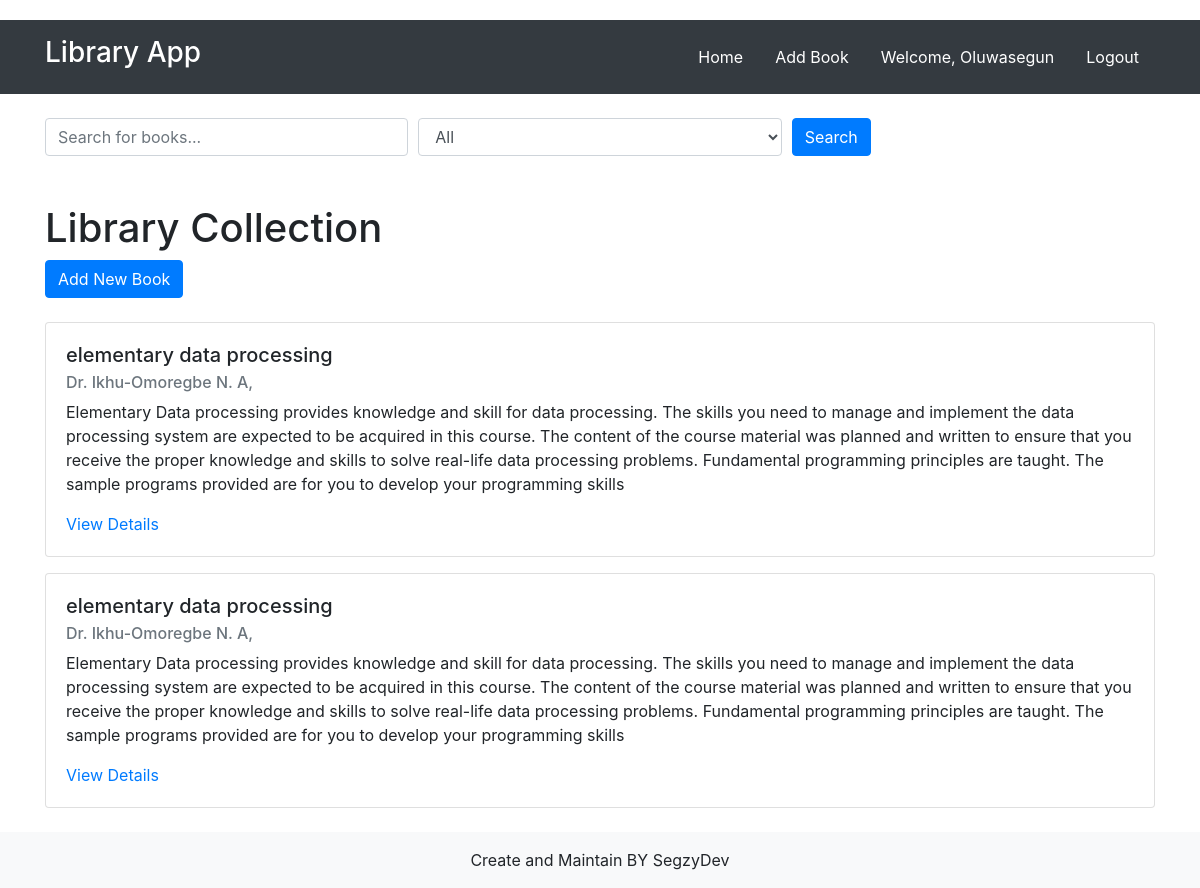
The page /index (signed in) on the database its author committed.
### app/models.py (models this page shows, shortened)
class User(db.Model, UserMixin):
    id = db.Column(db.Integer, primary_key=True)
    username = db.Column(db.String(20), unique=True, nullable=False)
    email = db.Column(db.String(120), unique=True, nullable=False)
    password_hash = db.Column(db.String(128), nullable=False)
    is_admin = db.Column(db.Boolean, default=False)

class Book(db.Model):
    id = db.Column(db.Integer, primary_key=True)
    title = db.Column(db.String(100), nullable=False)
    author = db.Column(db.String(100), nullable=False)
    description = db.Column(db.Text, nullable=True)
    genre = db.Column(db.String(50), nullable=True)

### app/routes.py (the view)
@app.route('/')
@app.route('/index')
def index():
    books = Book.query.all()
    return render_template('index.html', books=books)

### app/routes.py (called while the page is built)
@login_manager.user_loader
def load_user(user_id):
    return User.query.get(int(user_id))

### app/templates/index.html (shortened to what this page needs)
{% extends 'layout.html' %}
{% block content %}
<form method="POST" action="{{ url_for('search') }}">
    <div class="form-row">
        <div class="col">
            <input type="text" class="form-control" name="query" placeholder="Search for books...">
        </div>
        <div class="col">
            <select class="form-control" name="filter_by">
                <option value="">All</option>
            </select>
        </div>
        <div class="col">
            <button type="submit" class="btn btn-primary">Search</button>
        </div>
    </div>
</form>
<h1 class="mt-5">Library Collection</h1>
<a href="{{ url_for('add_book') }}" class="btn btn-primary">Add New Book</a>
<div class="mt-4">
    {% for book in books %}
    <div class="card mb-3">
        <div class="card-body">
            <h5 class="card-title">{{ book.title }}</h5>
            <h6 class="card-subtitle mb-2 text-muted">{{ book.author }}</h6>
            <p class="card-text">{{ book.description }}</p>
            <a href="{{ url_for('book_detail', book_id=book.id) }}" class="card-link">View Details</a>
        </div>
    </div>
    {% endfor %}
</div>
{% endblock %}

### app/templates/layout.html (shortened to what this page needs)
<!DOCTYPE html>
<html lang="en">
<head>
    <link rel="stylesheet" href="{{ url_for('static', filename='css/styles.css') }}">
    <link rel="stylesheet" href="https://stackpath.bootstrapcdn.com/bootstrap/4.5.2/css/bootstrap.min.css">
</head>
<body>
    <header class="bg-dark text-white p-3 mb-4">
        <div class="container">
            <div class="d-flex justify-content-between align-items-center">
                <h1 class="h3">Library App</h1>
                <nav>
                    <ul class="nav">
                        <li class="nav-item">
                            <a class="nav-link text-white" href="{{ url_for('index') }}">Home</a>
                        </li>
                        <li class="nav-item">
                            <a class="nav-link text-white" href="{{ url_for('add_book') }}">Add Book</a>
                        </li>
                        {% if current_user.is_authenticated %}
                        <li class="nav-item">
                            <span class="nav-link text-white">Welcome, {{ current_user.username }}</span>
                        </li>
                        <li class="nav-item">
                            <a class="nav-link text-white" href="{{ url_for('logout') }}">Logout</a>
                        </li>
                        {% endif %}
                    </ul>
                </nav>
            </div>
        </div>
    </header>
    <div class="container">
        {% block content %}
        {% endblock %}
    </div>
    <footer class="bg-light text-center py-3 mt-4">
        <div class="container">
            <p class="mb-0">Create and Maintain BY SegzyDev</p>
        </div>
    </footer>
</body>
</html>

### app/static/css/styles.css (style rules this page uses)
body { padding-top: 20px; }
.card { margin-bottom: 20px; }

### rows shown on the page
User: username "Oluwasegun"
Book: title "elementary data processing", author "Dr. Ikhu-Omoregbe N. A,", description "Elementary Data processing provides knowledge and skill for data processing. The skills you need to manage and implement the data processing system are expected to be acquired in this course. The content of the course material was planned and written to ensure that you receive the proper knowledge and skills to solve real-life data processing problems. Fundamental programming principles are taught. The sample programs provided are for you to develop your programming skills"
Book: title "elementary data processing", author "Dr. Ikhu-Omoregbe N. A,", description "Elementary Data processing provides knowledge and skill for data processing. The skills you need to manage and implement the data processing system are expected to be acquired in this course. The content of the course material was planned and written to ensure that you receive the proper knowledge and skills to solve real-life data processing problems. Fundamental programming principles are taught. The sample programs provided are for you to develop your programming skills"
